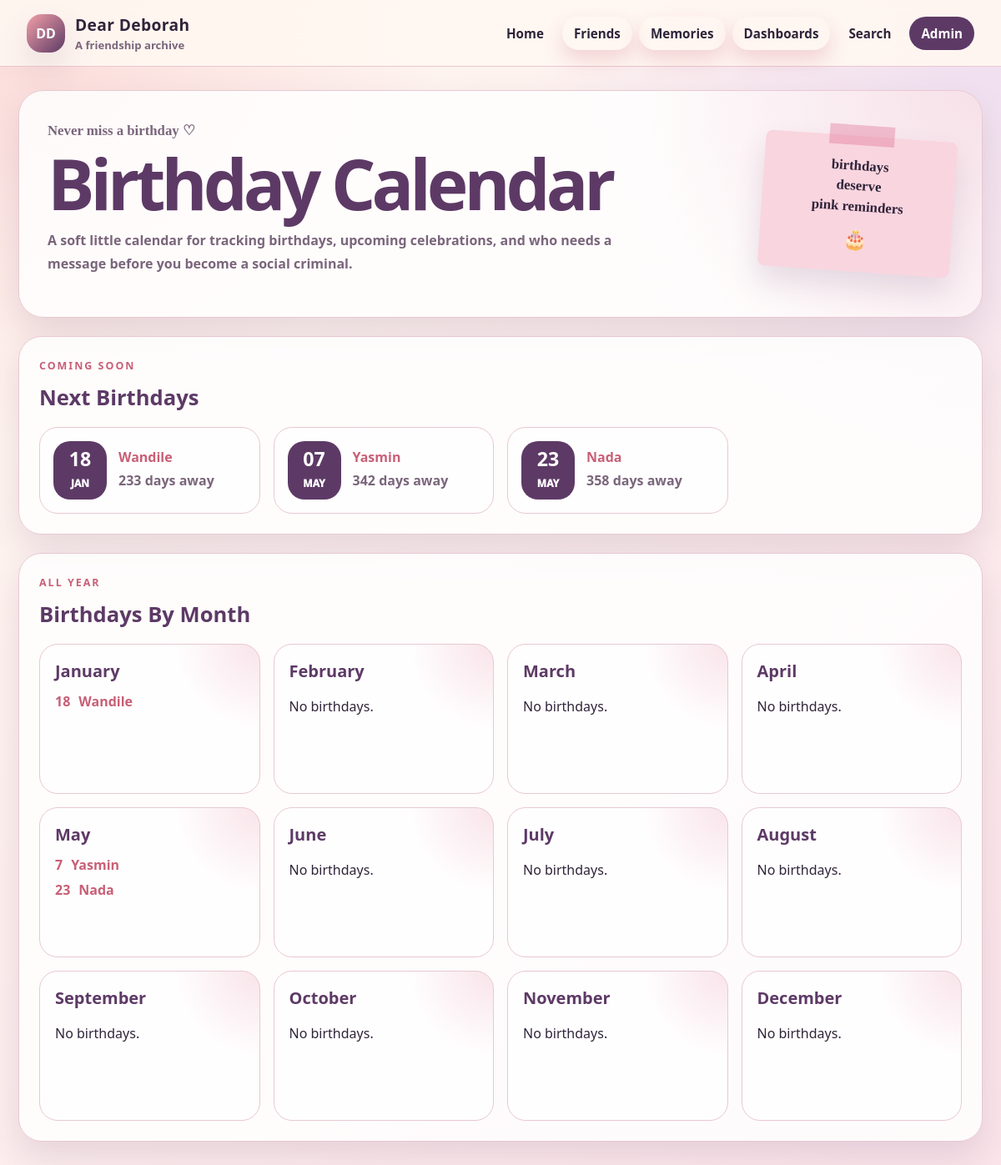
The page /birthdays/ on the database its author committed.
### friends/models.py (models this page shows, shortened)
class Friend(models.Model):
    TIER_CHOICES = [
        ("inner_circle", "Inner Circle"),
        ("friend", "Friend"),
        ("archive", "Archive"),
    ]
    MBTI_CHOICES = [
        ("", "Unknown / Not added"),
        ("INTJ", "INTJ"),
        ("INTP", "INTP"),
        ("ENTJ", "ENTJ"),
        ("ENTP", "ENTP"),
        ("INFJ", "INFJ"),
        ("INFP", "INFP"),
        ("ENFJ", "ENFJ"),
        ("ENFP", "ENFP"),
        ("ISTJ", "ISTJ"),
        ("ISFJ", "ISFJ"),
        ("ESTJ", "ESTJ"),
        ("ESFJ", "ESFJ"),
        ("ISTP", "ISTP"),
        ("ISFP", "ISFP"),
        ("ESTP", "ESTP"),
        ("ESFP", "ESFP"),
    ]
    ZODIAC_CHOICES = [
        ("", "Unknown / Not added"),
        ("Aries", "Aries"),
        ("Taurus", "Taurus"),
        ("Gemini", "Gemini"),
        ("Cancer", "Cancer"),
        ("Leo", "Leo"),
        ("Virgo", "Virgo"),
        ("Libra", "Libra"),
        ("Scorpio", "Scorpio"),
        ("Sagittarius", "Sagittarius"),
        ("Capricorn", "Capricorn"),
        ("Aquarius", "Aquarius"),
        ("Pisces", "Pisces"),
    ]
    MORNING_NIGHT_CHOICES = [
        ("", "Unknown / Not added"),
        ("morning", "Morning person"),
        ("night", "Night person"),
        ("both", "Both"),
        ("neither", "Neither"),
    ]
    SOURCE_CHOICES = [
        ("manual", "Manual entry"),
        ("google_form", "Google Form"),
        ("spreadsheet", "Spreadsheet"),
        ("other", "Other"),
    ]
    first_name = models.CharField(max_length=80)
    last_name = models.CharField(max_length=80, blank=True)
    nickname = models.CharField(max_length=80, blank=True)
    profile_picture = models.ImageField(
        upload_to="friend_profiles/",
        blank=True,
        null=True,
    )
    birthday = models.DateField(blank=True, null=True)
    how_we_met = models.TextField(blank=True)
    connection_group = models.ForeignKey(
        ConnectionGroup,
        on_delete=models.SET_NULL,
        blank=True,
        null=True,
        related_name="friends",
    )
    tier = models.CharField(max_length=30, choices=TIER_CHOICES, default="friend")
    favourite_colour = models.CharField(max_length=80, blank=True)
    favourite_food = models.CharField(max_length=120, blank=True)
    favourite_restaurant = models.CharField(max_length=120, blank=True)
    favourite_alcoholic_drink = models.CharField(max_length=120, blank=True)
    favourite_season = models.CharField(max_length=80, blank=True)
    morning_or_night = models.CharField(
        max_length=20,
        choices=MORNING_NIGHT_CHOICES,
        blank=True,
    )
    mbti = models.CharField(max_length=10, choices=MBTI_CHOICES, blank=True)
    zodiac = models.CharField(max_length=20, choices=ZODIAC_CHOICES, blank=True)
    hobbies = models.TextField(blank=True)
    sports_team = models.CharField(max_length=120, blank=True)
    notes = models.TextField(blank=True)
    data_source = models.CharField(max_length=30, choices=SOURCE_CHOICES, default="manual")
    created_at = models.DateTimeField(auto_now_add=True)
    updated_at = models.DateTimeField(auto_now=True)
    class Meta:
        ordering = ["first_name", "last_name"]
    @property
    def full_name(self):
        name = f"{self.first_name} {self.last_name}".strip()
        return name
    @property
    def display_name(self):
        if self.nickname:
            return f"{self.full_name} ({self.nickname})"
        return self.full_name
    @property
    def next_birthday_date(self):
        if not self.birthday:
            return None
        today = date.today()
        try:
            next_birthday = date(today.year, self.birthday.month, self.birthday.day)
        except ValueError:
            next_birthday = date(today.year, 3, 1)
        if next_birthday < today:
            try:
                next_birthday = date(today.year + 1, self.birthday.month, self.birthday.day)
            except ValueError:
                next_birthday = date(today.year + 1, 3, 1)
        return next_birthday
    @property
    def days_until_birthday(self):
        next_birthday = self.next_birthday_date
        if not next_birthday:
            return None
        return (next_birthday - date.today()).days
    def get_absolute_url(self):
        return reverse("friends:friend_profile", args=[self.pk])

### friends/views.py (the view)
# urls.py: path("birthdays/", views.birthday_calendar, name="birthday_calendar"),
def birthday_calendar(request):
    month_groups = defaultdict(list)
    friends = Friend.objects.exclude(birthday__isnull=True)
    for friend in friends:
        month_groups[friend.birthday.month].append(friend)
    month_names = {
        1: "January",
        2: "February",
        3: "March",
        4: "April",
        5: "May",
        6: "June",
        7: "July",
        8: "August",
        9: "September",
        10: "October",
        11: "November",
        12: "December",
    }
    months = []
    for month_number in range(1, 13):
        friends_in_month = sorted(
            month_groups[month_number],
            key=lambda friend: friend.birthday.day,
        )
        months.append(
            {
                "name": month_names[month_number],
                "friends": friends_in_month,
            }
        )
    friends_with_birthdays = list(Friend.objects.exclude(birthday__isnull=True))
    upcoming_birthdays = sorted(
        friends_with_birthdays,
        key=lambda friend: friend.days_until_birthday,
    )[:8]
    context = {
        "months": months,
        "upcoming_birthdays": upcoming_birthdays,
    }
    return render(request, "friends/birthday_calendar.html", context)

### templates/friends/birthday_calendar.html (shortened to what this page needs)
{% extends "base.html" %}
{% block content %}
<section class="birthday-hero x-hero">
    <div>
        <p class="handwriting-label">Never miss a birthday ♡</p>
        <h2>Birthday Calendar</h2>
        <p>
            A soft little calendar for tracking birthdays, upcoming celebrations,
            and who needs a message before you become a social criminal.
        </p>
    </div>
    <div class="x-sticky-note">
        <p>birthdays<br>deserve<br>pink reminders</p>
        <span>🎂</span>
    </div>
</section>
<section class="birthday-next-panel">
    <div class="panel-heading">
        <div>
            <p class="eyebrow">Coming soon</p>
            <h3>Next Birthdays</h3>
        </div>
    </div>
    {% if upcoming_birthdays %}
        <div class="birthday-next-grid">
            {% for friend in upcoming_birthdays %}
                <article class="birthday-next-card">
                    <div class="birthday-date-badge">
                        <strong>{{ friend.birthday|date:"d" }}</strong>
                        <span>{{ friend.birthday|date:"M" }}</span>
                    </div>
                    <div>
                        <h4>
                            <a href="{{ friend.get_absolute_url }}">{{ friend.display_name }}</a>
                        </h4>
                        {% if friend.days_until_birthday == 0 %}
                            <p>Birthday is today 🎂</p>
                        {% else %}
                            <p>{{ friend.days_until_birthday }} days away</p>
                        {% endif %}
                    </div>
                </article>
            {% endfor %}
        </div>
    {% else %}
        <p class="empty-state">No upcoming birthdays yet.</p>
    {% endif %}
</section>
<section class="birthday-month-panel">
    <div class="panel-heading">
        <div>
            <p class="eyebrow">All year</p>
            <h3>Birthdays By Month</h3>
        </div>
    </div>
    <div class="birthday-month-grid">
        {% for month in months %}
            <article class="birthday-month-card">
                <h4>{{ month.name }}</h4>
                {% if month.friends %}
                    <ul>
                        {% for friend in month.friends %}
                            <li>
                                <span>{{ friend.birthday.day }}</span>
                                <a href="{{ friend.get_absolute_url }}">{{ friend.display_name }}</a>
                            </li>
                        {% endfor %}
                    </ul>
                {% else %}
                    <p>No birthdays.</p>
                {% endif %}
            </article>
        {% endfor %}
    </div>
</section>
{% endblock %}

### rows shown on the page
Friend: birthday "18", birthday "JAN", display_name "Wandile", days_until_birthday "233", birthday.day "18"
Friend: birthday "07", birthday "MAY", display_name "Yasmin", days_until_birthday "342", birthday.day "7"
Friend: birthday "23", birthday "MAY", display_name "Nada", days_until_birthday "358", birthday.day "23"

### other values the page prints
{{ month.name }} "January" "February" "March" "April" "May" "June" "July" "August" "September" "October" "November" "December"
